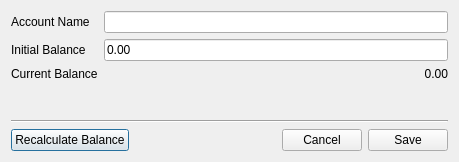
<?xml version="1.0" encoding="UTF-8"?>
<ui version="4.0">
 <class>dialog</class>
 <widget class="QDialog" name="dialog">
  <property name="geometry">
   <rect>
    <x>0</x>
    <y>0</y>
    <width>459</width>
    <height>162</height>
   </rect>
  </property>
  <property name="windowTitle">
   <string>Edit Account</string>
  </property>
  <property name="modal">
   <bool>true</bool>
  </property>
  <layout class="QVBoxLayout" name="verticalLayout">
   <item>
    <layout class="QFormLayout" name="form_layout">
     <item row="0" column="0">
      <widget class="QLabel" name="account_name_label">
       <property name="text">
        <string>Account Name</string>
       </property>
      </widget>
     </item>
     <item row="0" column="1">
      <widget class="QLineEdit" name="account_name_input"/>
     </item>
     <item row="1" column="0">
      <widget class="QLabel" name="initial_balance_label">
       <property name="text">
        <string>Initial Balance</string>
       </property>
      </widget>
     </item>
     <item row="1" column="1">
      <widget class="QLineEdit" name="initial_balance_input">
       <property name="text">
        <string>0.00</string>
       </property>
      </widget>
     </item>
     <item row="2" column="0">
      <widget class="QLabel" name="balence_label">
       <property name="text">
        <string>Current Balance</string>
       </property>
      </widget>
     </item>
     <item row="2" column="1">
      <widget class="QLabel" name="balance_view">
       <property name="text">
        <string>0.00</string>
       </property>
       <property name="alignment">
        <set>Qt::AlignRight|Qt::AlignTrailing|Qt::AlignVCenter</set>
       </property>
      </widget>
     </item>
    </layout>
   </item>
   <item>
    <widget class="Line" name="line">
     <property name="orientation">
      <enum>Qt::Horizontal</enum>
     </property>
    </widget>
   </item>
   <item>
    <layout class="QHBoxLayout" name="horizontal_layout">
     <property name="sizeConstraint">
      <enum>QLayout::SetMaximumSize</enum>
     </property>
     <item>
      <widget class="QPushButton" name="recalculatebutton">
       <property name="text">
        <string>Recalculate Balance</string>
       </property>
      </widget>
     </item>
     <item>
      <spacer name="horizontal_spacer">
       <property name="orientation">
        <enum>Qt::Horizontal</enum>
       </property>
       <property name="sizeHint" stdset="0">
        <size>
         <width>40</width>
         <height>20</height>
        </size>
       </property>
      </spacer>
     </item>
     <item>
      <widget class="QPushButton" name="cancel_button">
       <property name="text">
        <string>Cancel</string>
       </property>
      </widget>
     </item>
     <item>
      <widget class="QPushButton" name="ok_button">
       <property name="text">
        <string>Save</string>
       </property>
      </widget>
     </item>
    </layout>
   </item>
  </layout>
 </widget>
 <resources/>
 <connections>
  <connection>
   <sender>ok_button</sender>
   <signal>clicked()</signal>
   <receiver>dialog</receiver>
   <slot>accept()</slot>
   <hints>
    <hint type="sourcelabel">
     <x>403</x>
     <y>119</y>
    </hint>
    <hint type="destinationlabel">
     <x>231</x>
     <y>3</y>
    </hint>
   </hints>
  </connection>
  <connection>
   <sender>cancel_button</sender>
   <signal>clicked()</signal>
   <receiver>dialog</receiver>
   <slot>reject()</slot>
   <hints>
    <hint type="sourcelabel">
     <x>291</x>
     <y>106</y>
    </hint>
    <hint type="destinationlabel">
     <x>198</x>
     <y>106</y>
    </hint>
   </hints>
  </connection>
 </connections>
</ui>
